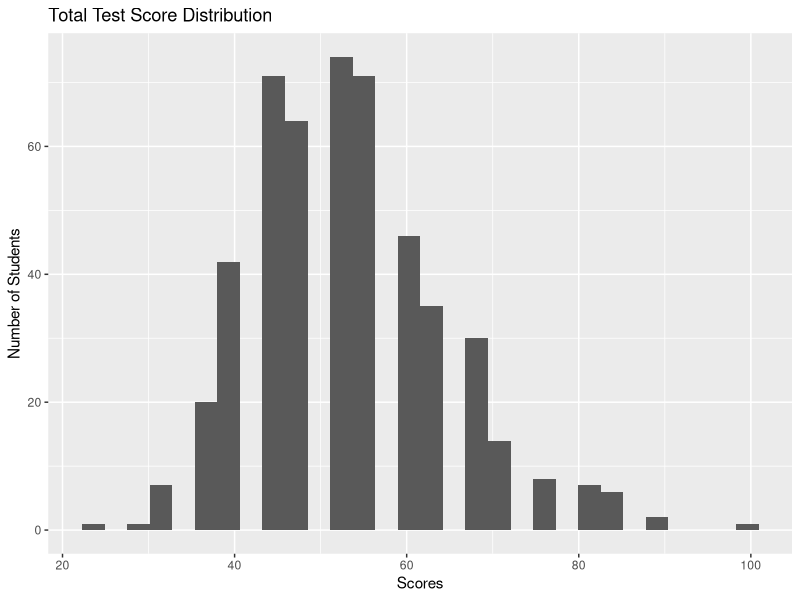
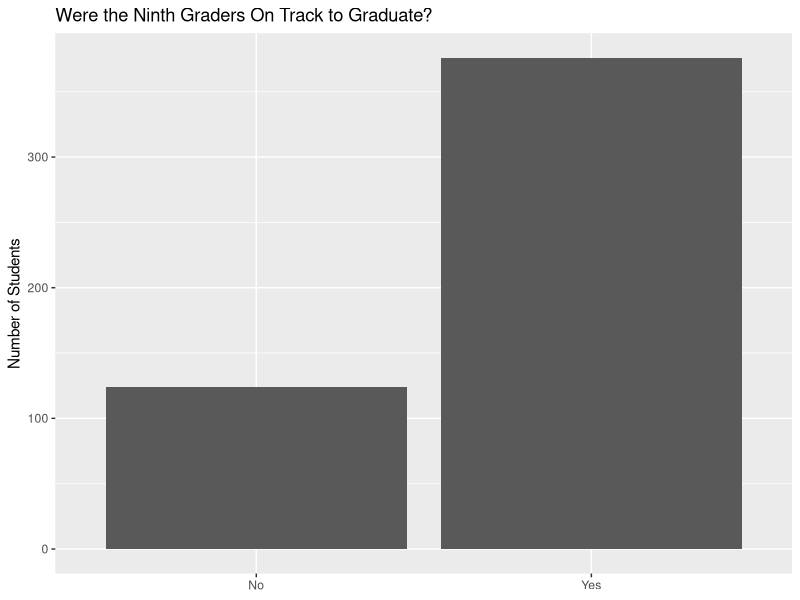
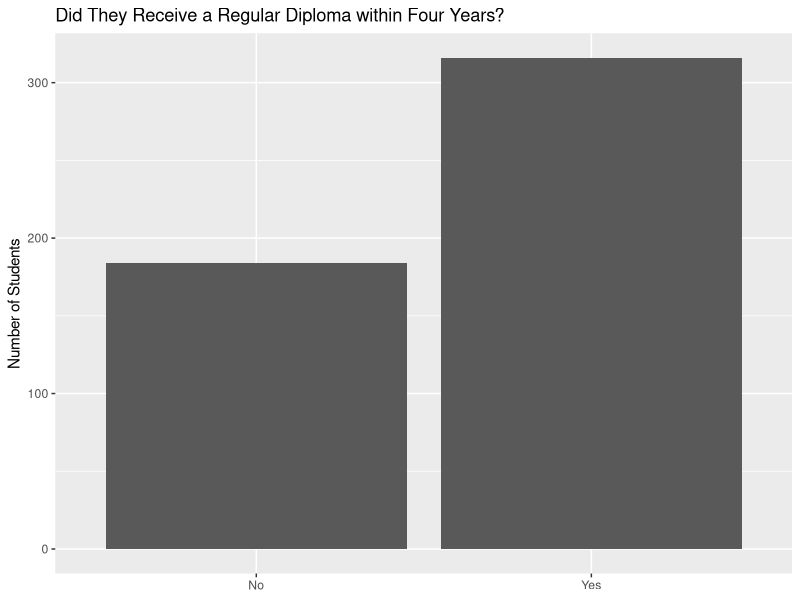
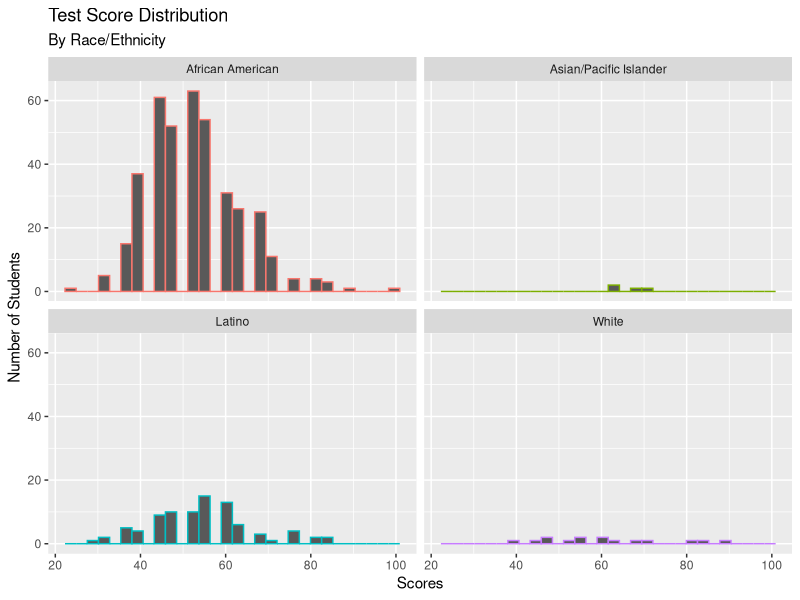
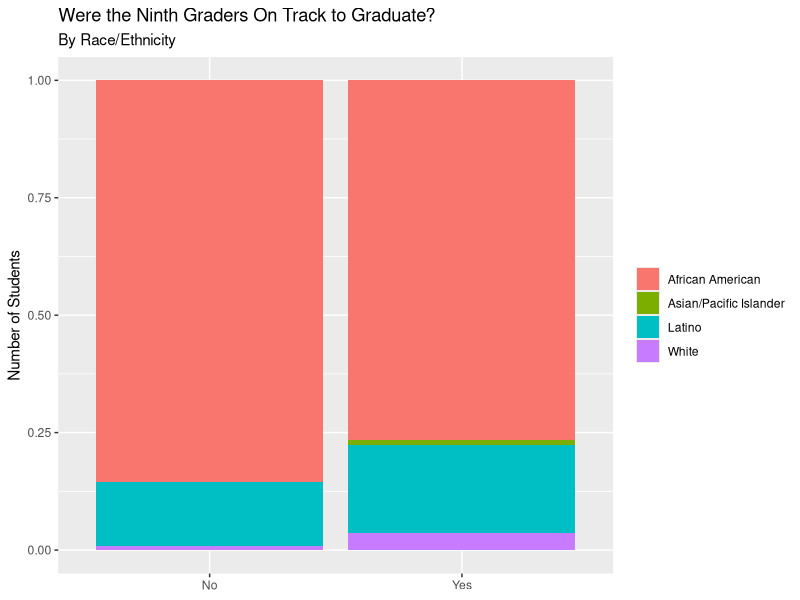
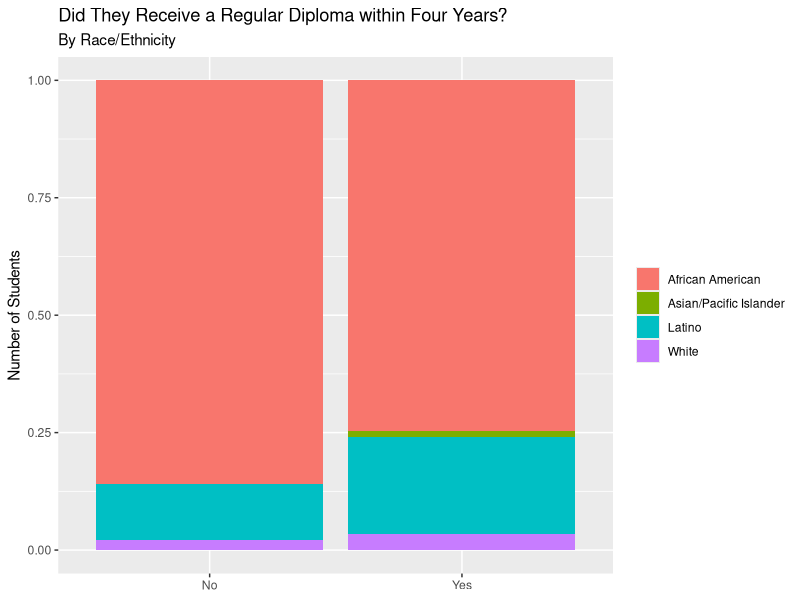
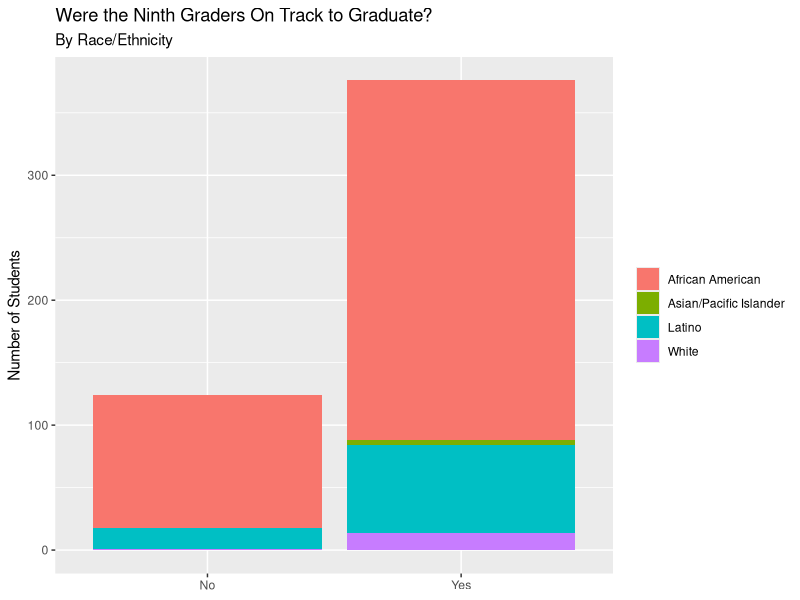
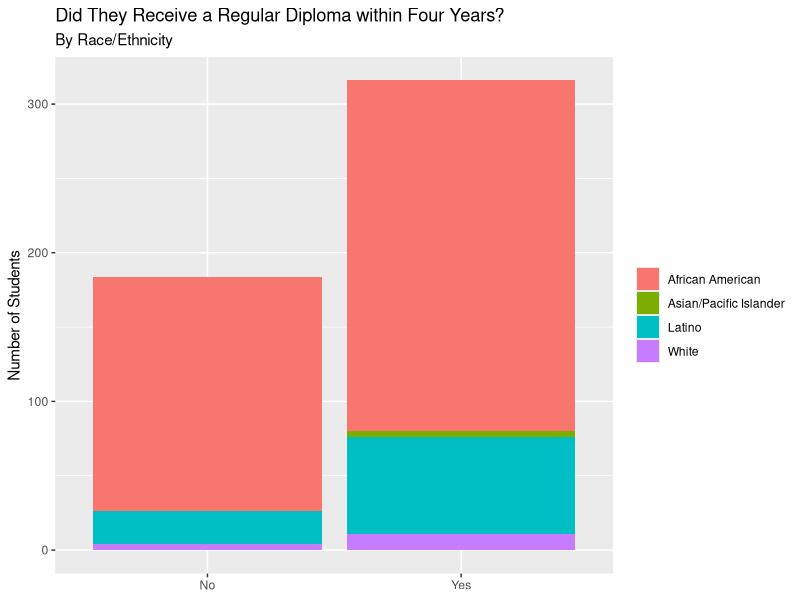

These charts were generated, in order, by the following R code:
## ---- chunk 1
#load useful packages
library(tidyverse)
library(broom)
#set working directory
setwd("~/R/UEI2021/UEI2021")
#load data
outcomes <- read_csv("FOTtask.csv")
demog <- read_csv("DEMOGtask - DEMOGtask.csv")
## ---- chunk 2
#create a data frame that counts how many students are of each race/ethnic category
race <- demog %>%
  group_by(racecat) %>%
  summarize(count = n())
#clean up the names for table
race1 <- race %>%
  mutate(
  racecat = recode(
    racecat,
    "1" = "White",
    "2" = "African American",
    "3" = "Native American/Alaskan Native",
    "4" = "Asian/Pacfic Islander",
    "5" = "Latino"
  )
  )
  
#make table
knitr::kable(race1, caption = "Demographics: Race and Ethnicity", col.names = c("Race/Ethnicity", "Number of Students"))
## ---- chunk 3
#create a data frame that counts how many students are boys and how many are girls
sex <- demog %>%
  group_by(gender) %>%
  summarize(count = n())
#clean up the names for table
sex1 <- sex %>%
  mutate(
  gender = recode(
    gender,
    "1" = "Male",
    "2" = "Female"
  )
  )
  
#make table
knitr::kable(sex1, caption = "Demographics: Gender", col.names = c("Gender", "Number of Students"))
## ---- chunk 4
#create a data frame that counts how many students have free lunch, reduced price lunch, or neither
income <- demog %>%
  group_by(flunch) %>%
  summarize(count = n())
#clean up the names for table
income1 <- income %>%
  mutate(
  flunch = recode(
    flunch,
    "1" = "Lower Income",
    "2" = "Middle Income",
    "3" = "Higher Income"
  )
  )
  
#make table
knitr::kable(income1, caption = "Demographics: Income", col.names = c("Relative Income Type", "Number of Students"))
## ---- chunk 5
#make a histogram showing test distribution
ggplot(data= outcomes, mapping = aes(x = testscore)) +
  geom_histogram() +
  labs(title = "Total Test Score Distribution", x = "Scores", y = "Number of Students")
## ---- chunk 6
#make a bar graph to compare the number of students on track to graduate to the number of students off track
outcomes %>%
  #clean up names
  mutate(
    dontrack9 = recode(
      dOnTrack9,
      "1" = "Yes",
      "0" = "No" 
    )
  ) %>%
  count(dontrack9) %>%
  #create bar graph
  ggplot(mapping = aes(x = dontrack9, y = n)) +
  geom_col() +
  labs(title = "Were the Ninth Graders On Track to Graduate?", y = "Number of Students") +
  theme(axis.title.x = element_blank())
## ---- chunk 7
#make a bar graph to compare the number of students that graduated to the number of students that didn't
outcomes %>%
  #clean up names
  mutate(
    regdip4yr = recode(
      regdip4YR,
      "1" = "Yes",
      "0" = "No" 
    )
  ) %>%
  count(regdip4yr) %>%
  #create bar graph
  ggplot(mapping = aes(x = regdip4yr, y = n)) +
  geom_col() +
  labs(title = "Did They Receive a Regular Diploma within Four Years?", y = "Number of Students") +
  theme(axis.title.x = element_blank())
## ---- chunk 8
#merge the datasets
educ <- inner_join(x = outcomes, y = demog)
## ---- chunk 9
#recode variables to make them more presentable for graphs
educrace <- educ %>%
  mutate(
    racecat = recode(
      racecat,
      "1" = "White",
      "2" = "African American",
      "3" = "Native American/Alaskan Native",
      "4" = "Asian/Pacific Islander",
      "5" = "Latino" 
    ),
    dOnTrack9 = recode(
      dOnTrack9,
      "1" = "Yes",
      "0" = "No" 
    ),
    regdip4YR = recode(
      regdip4YR,
      "1" = "Yes",
      "0" = "No"
    )
  )
## ---- chunk 10
#create a histogram sorted by race
educrace %>%
  ggplot(mapping = aes(x = testscore, color = racecat)) +
  geom_histogram() +
  facet_wrap(~racecat) +
  labs(title = "Test Score Distribution", subtitle = "By Race/Ethnicity", x = "Scores", y = "Number of Students") +
  theme(legend.position = "none")
## ---- chunk 11
#create a stacked bar graph for on track variable
educrace %>%
  group_by(racecat, dOnTrack9) %>%
  count(id) %>%
  ggplot(mapping = aes(x = dOnTrack9, fill = racecat, y = n)) +
  geom_col(position = "fill") +
  labs(title = "Were the Ninth Graders On Track to Graduate?", subtitle = "By Race/Ethnicity", y = "Number of Students") +
  theme(axis.title.x = element_blank()) +
  theme(legend.title = element_blank())
## ---- chunk 12
#create a stacked bar graph for graduation variable
educrace %>%
  group_by(racecat, regdip4YR) %>%
  count(id) %>%
  ggplot(mapping = aes(x = regdip4YR, fill = racecat, y = n)) +
  geom_col(position = "fill") +
  labs(title = "Did They Receive a Regular Diploma within Four Years?", subtitle = "By Race/Ethnicity", y = "Number of Students") +
  theme(axis.title.x = element_blank()) +
  theme(legend.title = element_blank())
## ---- chunk 13
#see regular bar graphs, controlling for race

educrace %>%
  group_by(racecat, dOnTrack9) %>%
  count(id) %>%
  ggplot(mapping = aes(x = dOnTrack9, fill = racecat, y = n)) +
  geom_col() +
  labs(title = "Were the Ninth Graders On Track to Graduate?", subtitle = "By Race/Ethnicity", y = "Number of Students") +
  theme(axis.title.x = element_blank()) +
  theme(legend.title = element_blank())

educrace %>%
  group_by(racecat, regdip4YR) %>%
  count(id) %>%
  ggplot(mapping = aes(x = regdip4YR, fill = racecat, y = n)) +
  geom_col() +
  labs(title = "Did They Receive a Regular Diploma within Four Years?", subtitle = "By Race/Ethnicity", y = "Number of Students") +
  theme(axis.title.x = element_blank()) +
  theme(legend.title = element_blank())
## ---- chunk 14
#recode variables to make them more presentable for graphs
edugen <- educ %>%
  mutate(
    gender = recode(
      gender,
      "1" = "Male",
      "2" = "Female"
    ),
    dOnTrack9 = recode(
      dOnTrack9,
      "1" = "Yes",
      "0" = "No" 
    ),
    regdip4YR = recode(
      regdip4YR,
      "1" = "Yes",
      "0" = "No"
    )
  )
## ---- chunk 15
#create a histogram sorted by gender
edugen %>%
  ggplot(mapping = aes(x = testscore, color = gender)) +
  geom_histogram() +
  facet_wrap(~gender) +
  labs(title = "Test Score Distribution", subtitle = "By Gender", x = "Scores", y = "Number of Students") +
  theme(legend.position = "none")
## ---- chunk 16
#create a stacked bar graph for on track variable
edugen %>%
  group_by(gender, dOnTrack9) %>%
  count(id) %>%
  ggplot(mapping = aes(x = dOnTrack9, fill = gender, y = n)) +
  geom_col(position = "fill") +
  labs(title = "Were the Ninth Graders On Track to Graduate?", subtitle = "By Gender", y = "Number of Students") +
  theme(axis.title.x = element_blank()) +
  theme(legend.title = element_blank())
## ---- chunk 17
#create a stacked bar graph for graduation variable
edugen %>%
  group_by(gender, regdip4YR) %>%
  count(id) %>%
  ggplot(mapping = aes(x = regdip4YR, fill = gender, y = n)) +
  geom_col(position = "fill") +
  labs(title = "Did They Receive a Regular Diploma within Four Years?", subtitle = "By Gender", y = "Number of Students") +
  theme(axis.title.x = element_blank()) +
  theme(legend.title = element_blank())
## ---- chunk 18
#see regular bar graphs, controlling for gender

edugen %>%
  group_by(gender, dOnTrack9) %>%
  count(id) %>%
  ggplot(mapping = aes(x = dOnTrack9, fill = gender, y = n)) +
  geom_col() +
  labs(title = "Were the Ninth Graders On Track to Graduate?", subtitle = "By Gender", y = "Number of Students") +
  theme(axis.title.x = element_blank()) +
  theme(legend.title = element_blank())

edugen %>%
  group_by(gender, regdip4YR) %>%
  count(id) %>%
  ggplot(mapping = aes(x = regdip4YR, fill = gender, y = n)) +
  geom_col() +
  labs(title = "Did They Receive a Regular Diploma within Four Years?", subtitle = "By Gender", y = "Number of Students") +
  theme(axis.title.x = element_blank()) +
  theme(legend.title = element_blank())
## ---- chunk 19
#recode variables to make them more presentable for graphs
eduinc <- educ %>%
  mutate(
    flunch = recode(
      flunch,
      "1" = "Lower Income",
      "2" = "Middle Income",
      "3" = "Higher Income"
    ),
    dOnTrack9 = recode(
      dOnTrack9,
      "1" = "Yes",
      "0" = "No" 
    ),
    regdip4YR = recode(
      regdip4YR,
      "1" = "Yes",
      "0" = "No"
    )
  )
## ---- chunk 20
#create a histogram sorted by income
eduinc %>%
  ggplot(mapping = aes(x = testscore, color = flunch)) +
  geom_histogram() +
  facet_wrap(~flunch) +
  labs(title = "Test Score Distribution", subtitle = "By Income Type", x = "Scores", y = "Number of Students") +
  theme(legend.position = "none")
## ---- chunk 21
#create a stacked bar graph for on track variable
eduinc %>%
  group_by(flunch, dOnTrack9) %>%
  count(id) %>%
  ggplot(mapping = aes(x = dOnTrack9, fill = flunch, y = n)) +
  geom_col(position = "fill") +
  labs(title = "Were the Ninth Graders On Track to Graduate?", subtitle = "By Income Type", y = "Number of Students") +
  theme(axis.title.x = element_blank()) +
  theme(legend.title = element_blank())
## ---- chunk 22
#create a stacked bar graph for graduation variable
eduinc %>%
  group_by(flunch, regdip4YR) %>%
  count(id) %>%
  ggplot(mapping = aes(x = regdip4YR, fill = flunch, y = n)) +
  geom_col(position = "fill") +
  labs(title = "Did They Receive a Regular Diploma within Four Years?", subtitle = "By Income Type", y = "Number of Students") +
  theme(axis.title.x = element_blank()) +
  theme(legend.title = element_blank())
## ---- chunk 23
#see regular bar graphs, controlling for income

eduinc %>%
  group_by(flunch, dOnTrack9) %>%
  count(id) %>%
  ggplot(mapping = aes(x = dOnTrack9, fill = flunch, y = n)) +
  geom_col() +
  labs(title = "Were the Ninth Graders On Track to Graduate?", subtitle = "By Income Type", y = "Number of Students") +
  theme(axis.title.x = element_blank()) +
  theme(legend.title = element_blank())

eduinc %>%
  group_by(flunch, regdip4YR) %>%
  count(id) %>%
  ggplot(mapping = aes(x = regdip4YR, fill = flunch, y = n)) +
  geom_col() +
  labs(title = "Did They Receive a Regular Diploma within Four Years?", subtitle = "By Income Type", y = "Number of Students") +
  theme(axis.title.x = element_blank()) +
  theme(legend.title = element_blank())
## ---- chunk 24
#make sure all the vars are numeric to make them conducive for regressions
educreg <- educ %>%
  mutate(racecat = as.numeric(racecat),
         gender = as.numeric(gender),
         flunch = as.numeric(flunch),
         testscore = as.numeric(testscore),
         dOnTrack9 = as.numeric(dOnTrack9),
         regdip4YR = as.numeric(regdip4YR),
         )
## ---- chunk 25
#generate regression model
educreg1 <- glm(regdip4YR ~ dOnTrack9 + racecat + gender + flunch, data = educreg)

#tidy
tidy(educreg1)

#clean up names for regression table
educreg11 <- tidy(educreg1, conf.int = TRUE) %>%
  mutate(
    term = recode(
      term,
      dOnTrack9 = "On Track",
      racecat = "Race/Ethnicity",
      gender = "Gender",
      flunch= "Income Type")
  )

#make regression table
knitr::kable(educreg11, col.names = c("Term", "Estimate", "Standard Error",
                                      "Statistic", "P Value", "Min Confidence Level", "Max Confidence Level"))
## ---- chunk 26
#make a graph displaying GLM model
ggplot(data=educreg, mapping = aes(x = dOnTrack9, y = regdip4YR)) +
  geom_point(alpha = 0.1) +
  geom_smooth(method = "glm") +
  labs(title = "Relationship between Being On Track to Graduate and Actually Graduating", x = "On Track to Graduate", y = "Probability of Graduating")
## ---- chunk 27
#make a graph displaying GLM model controlling for race
educreg %>%
  #clean up names for facet wrap
  mutate(
  racecat = recode(
    racecat,
    "1" = "White",
    "2" = "African American",
    "3" = "Native American/Alaskan Native",
    "4" = "Asian/Pacfic Islander",
    "5" = "Latino"
  )
  )%>%
  ggplot(mapping = aes(x = dOnTrack9, y = regdip4YR)) +
  geom_point(alpha = 0.1) +
  geom_smooth(method = "glm") +
  labs(title = "Relationship between Being On Track to Graduate and Actually Graduating", subtitle = "By Race/Ethnicity", x = "On Track to Graduate", y = "Probability of Graduating") +
  facet_wrap(~racecat)
## ---- chunk 28
#make a graph displaying GLM model controlling for gender
educreg %>%
  #clean up names for facet wrap
  mutate(
  gender = recode(
    gender,
    "1" = "Male",
    "2" = "Female"
  )
  )%>%
  ggplot(mapping = aes(x = dOnTrack9, y = regdip4YR)) +
  geom_point(alpha = 0.1) +
  geom_smooth(method = "glm") +
  labs(title = "Relationship between Being On Track to Graduate and Actually Graduating", subtitle = "By Gender", x = "On Track to Graduate", y = "Probability of Graduating") +
  facet_wrap(~gender)
## ---- chunk 29
#make a graph displaying GLM model controlling for income
educreg %>%
  #clean up names for facet wrap
  mutate(
  flunch = recode(
      flunch,
      "1" = "Lower Income",
      "2" = "Middle Income",
      "3" = "Higher Income"
  )
  )%>%
  ggplot(mapping = aes(x = dOnTrack9, y = regdip4YR)) +
  geom_point(alpha = 0.1) +
  geom_smooth(method = "glm") +
  labs(title = "Relationship between Being On Track to Graduate and Actually Graduating", subtitle = "By Income Type", x = "On Track to Graduate", y = "Probability of Graduating") +
  facet_wrap(~flunch)
## ---- chunk 30
#generate regression model
educreg2 <- lm(regdip4YR ~ testscore + racecat +gender + flunch, data = educreg)

#tidy 
tidy(educreg2)

#clean up names for regression table
educreg22 <- tidy(educreg2, conf.int = TRUE) %>%
  mutate(
    term = recode(
      term,
      testscore = "Test Score",
      racecat = "Race/Ethnicity",
      gender = "Gender",
      flunch = "Income"
    )
  )

#make regression table
knitr::kable(educreg22, col.names = c("Term", "Estimate", "Standard Error",
                                      "Statistic", "P Value", "Min Confidence Level", "Max Confidence Level"))
## ---- chunk 31
#make a graph displaying linear model
ggplot(data=educreg, mapping = aes(x = testscore, y = regdip4YR)) +
  geom_point(alpha = 0.1) +
  geom_smooth(method = "lm") +
  labs(title = "Relationship between Ninth Grade Test Scores and Graduating Within Four Years", x = "Test Scores", y = "Probability of Graduating")
## ---- chunk 32
#make a graph displaying linear model controlling for race
educreg %>%
  #clean up names for facet wrap
  mutate(
  racecat = recode(
    racecat,
    "1" = "White",
    "2" = "African American",
    "3" = "Native American/Alaskan Native",
    "4" = "Asian/Pacfic Islander",
    "5" = "Latino"
  )
  )%>%
  ggplot(mapping = aes(x = testscore, y = regdip4YR)) +
  geom_point(alpha = 0.1) +
  geom_smooth(method = "lm") +
  labs(title = "Relationship between Ninth Grade Test Scores and Graduating Within Four Years", subtitle = "By Race/Ethnicity", x = "Test Scores", y = "Probability of Graduting") +
  facet_wrap(~racecat)
## ---- chunk 33
#make a graph displaying linear model controlling for gender
educreg %>%
  #clean up names for facet wrap
  mutate(
  gender = recode(
    gender,
    "1" = "Male",
    "2" = "Female"
  )
  )%>%
  ggplot(mapping = aes(x = testscore, y = regdip4YR)) +
  geom_point(alpha = 0.1) +
  geom_smooth(method = "lm") +
  labs(title = "Relationship between Ninth Grade Test Scores and Graduating Within Four Years", subtitle = "By Gender", x = "Test Scores", y = "Probability of Graduating") +
  facet_wrap(~gender)
## ---- chunk 34
#make a graph displaying linear model controlling for income
educreg %>%
  #clean up names for facet wrap
  mutate(
  flunch = recode(
      flunch,
      "1" = "Lower Income",
      "2" = "Middle Income",
      "3" = "Higher Income"
  )
  )%>%
  ggplot(mapping = aes(x = testscore, y = regdip4YR)) +
  geom_point(alpha = 0.1) +
  geom_smooth(method = "lm") +
  labs(title = "Relationship between Ninth Grade Test Scores and Graduating Within Four Years", subtitle = "By Income Type", x = "Test Scores", y = "Probability of Graduating") +
  facet_wrap(~flunch)
